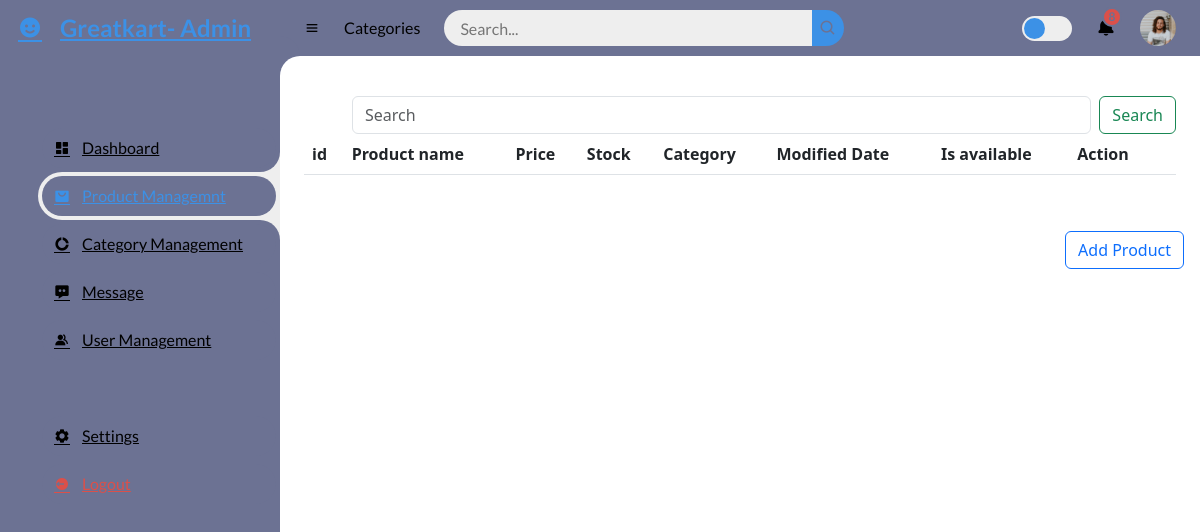
/myadmin/product_management/, run on an earlier commit of the app's database.
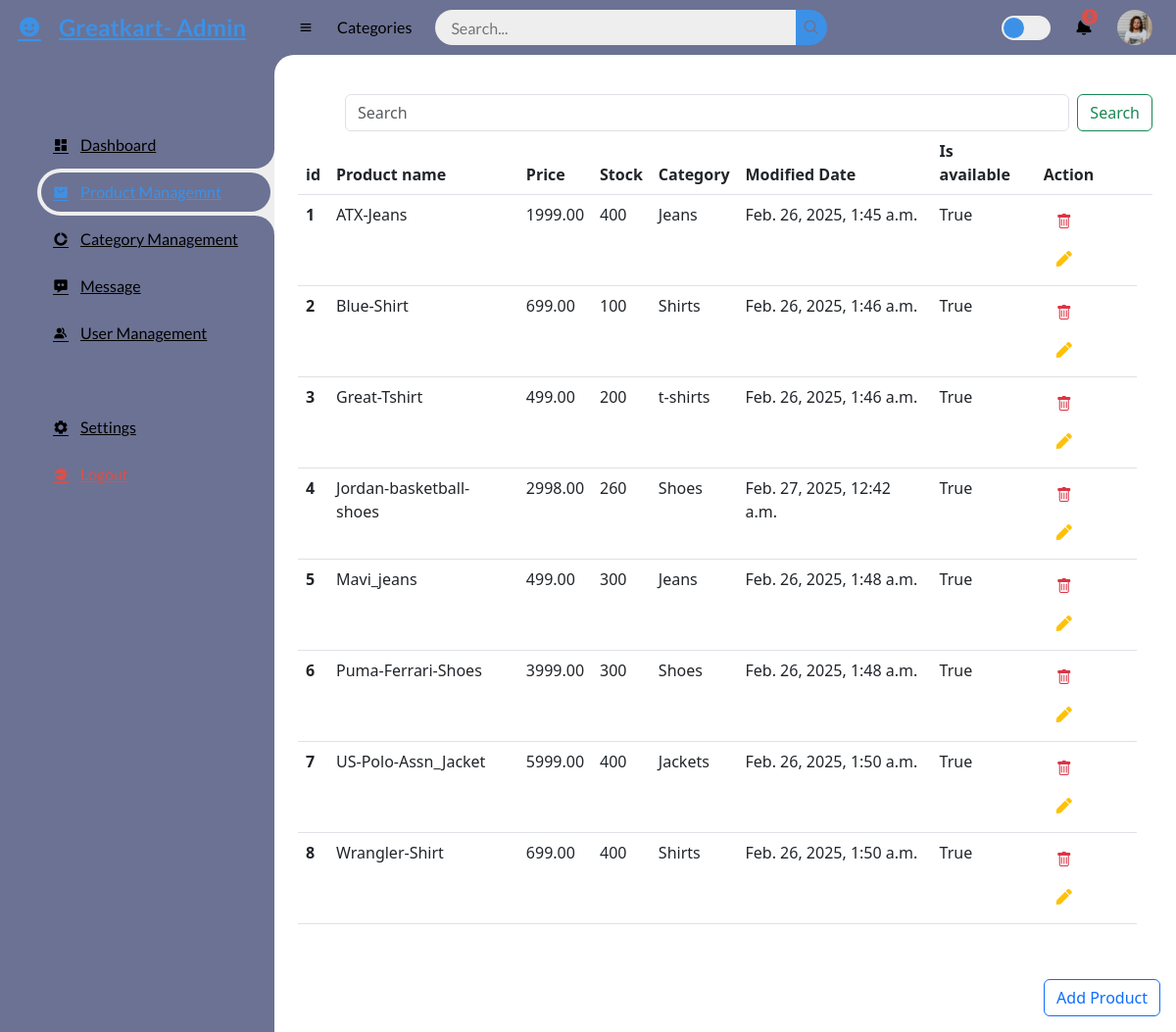
And on a later commit of the database.
### store/models.py (models this page shows, shortened)
class Product(models.Model):
    product_name    = models.CharField(max_length=200, unique=True)
    slug            = models.SlugField(max_length=200, unique=True)
    description     = models.TextField(max_length=500, blank=True)
    price           = models.DecimalField(max_digits=10, decimal_places=2, default=0.0)
    images          = models.ImageField(upload_to='photos/products')
    stock           = models.IntegerField(default=0)
    is_available    = models.BooleanField(default=True)
    category        = models.ForeignKey(Category, on_delete=models.CASCADE, default=1)
    created_date    = models.DateTimeField(auto_now_add=True)
    modified_date   = models.DateTimeField(auto_now=True)
    rating = models.DecimalField(max_digits=3, decimal_places=2, default=0.0)
    num_reviews = models.IntegerField(default=0)

### category/models.py (models this page shows, shortened)
class Category(models.Model):
    category_name = models.CharField(max_length=50,unique=True)
    slug = models.SlugField(max_length=100,unique=True)
    description = models.TextField(max_length=255)
    cat_image = models.ImageField(upload_to='photos/categories',blank=True)
    class Meta:
        verbose_name = 'category'
        verbose_name_plural = 'categories'
    def __str__(self):
        return self.category_name

### myadmin/views.py (the view)
# urls.py: path('product_management/', views.product_management,name='product_management'),
def product_management(request):
    products = Product.objects.filter(is_available=True)
    if request.method == 'POST':
        search = request.POST['search']
        searchresult = Product.objects.filter(product_name__contains=search)
        return render(request,'myadmin/product_search.html',{'result':searchresult})
    dict_product = {
        'products': products,
    }
    return render(request, 'myadmin/product_management.html', dict_product)

### carts/context_processors.py (called while the page is built, shortened)
def counter(request):
    cart_count=0
    if 'admin' in request.path:
        return []
    return dict(cart_count=cart_count)

### category/context_processors.py (called while the page is built)
def menu_links(request):
    links = Category.objects.all()
    return dict(links=links)

### templates/myadmin/product_management.html (shortened to what the changed rows need)
{% extends 'myadmin/admin_base.html' %}
{% load static %}
{% block content %}
<link rel="stylesheet" href="https://cdn.jsdelivr.net/npm/bootstrap@5.3.0-alpha1/dist/css/bootstrap.min.css">
<link href="https://cdnjs.cloudflare.com/ajax/libs/font-awesome/5.10.0/css/all.min.css" rel="stylesheet">
<link href="https://cdn.jsdelivr.net/npm/bootstrap-icons@1.4.1/font/bootstrap-icons.css" rel="stylesheet">
<link href="{% static 'myadmin/style1.css' %}" rel="stylesheet">
<div class="col-12 ">
  <div class="bg-white  h-100 p-4">
      <div class="table-responsive">
          <table class="table">
              <thead>
                  <tr>
                      <th scope="col">id</th>
                      <th scope="col">Product name</th>
                      <th scope="col">Price</th>
                      <th scope="col">Stock</th>
                      <th scope="col">Category</th>
                      <th scope="col">Modified Date</th>
                      <th scope="col">Is available</th>
                      <th scope="col">Action</th>
                      <th scope="col" class="text-end"></th>
                  </tr>
              </thead>
              <tbody>
                  {% for product in products %}
                  <tr>
                      <th scope="row">{{forloop.counter}}</th>
                      <td>{{ product.product_name }}</td>
                      <td>{{ product.price }}</td>
                      <td>{{ product.stock }}</td>
                      <td>{{ product.category.category_name }}</td>
                      <td>{{ product.modified_date }}</td>
                      <td>{{ product.is_available }}</td>
                      <td>
                        <button type="button" class="btn text-danger" data-bs-toggle="modal"
                            data-bs-target="#delete_model-{{forloop.counter}}">
                            <i class="bi bi-trash"></i>
                        </button>
                      <button type="button" class="btn text-warning" data-bs-toggle="modal"
                            data-bs-target="#edit_model-{{forloop.counter}}">
                            <i class="fa fa-pen"></i>
                        </button>
                    </td>
                  </tr>
                  {% endfor %}
              </tbody>
          </table>
      </div>
  </div>
</div>
{% endblock content %}

What changed in the data, as far as the page shows it:
added Product: product_name "ATX-Jeans", price "1999.00", stock "400", category.category_name "Jeans", modified_date "Feb. 26, 2025, 1:45 a.m.", is_available "True"
added Product: product_name "Blue-Shirt", price "699.00", stock "100", category.category_name "Shirts", modified_date "Feb. 26, 2025, 1:46 a.m.", is_available "True"
added Product: product_name "Great-Tshirt", price "499.00", stock "200", category.category_name "t-shirts", modified_date "Feb. 26, 2025, 1:46 a.m.", is_available "True"
added Product: product_name "Jordan-basketball-shoes", price "2998.00", stock "260", category.category_name "Shoes", modified_date "Feb. 27, 2025, 12:42 a.m.", is_available "True"
added Product: product_name "Mavi_jeans", price "499.00", stock "300", category.category_name "Jeans", modified_date "Feb. 26, 2025, 1:48 a.m.", is_available "True"
added Product: product_name "Puma-Ferrari-Shoes", price "3999.00", stock "300", category.category_name "Shoes", modified_date "Feb. 26, 2025, 1:48 a.m.", is_available "True"
added Product: product_name "US-Polo-Assn_Jacket", price "5999.00", stock "400", category.category_name "Jackets", modified_date "Feb. 26, 2025, 1:50 a.m.", is_available "True"
added Product: product_name "Wrangler-Shirt", price "699.00", stock "400", category.category_name "Shirts", modified_date "Feb. 26, 2025, 1:50 a.m.", is_available "True"
